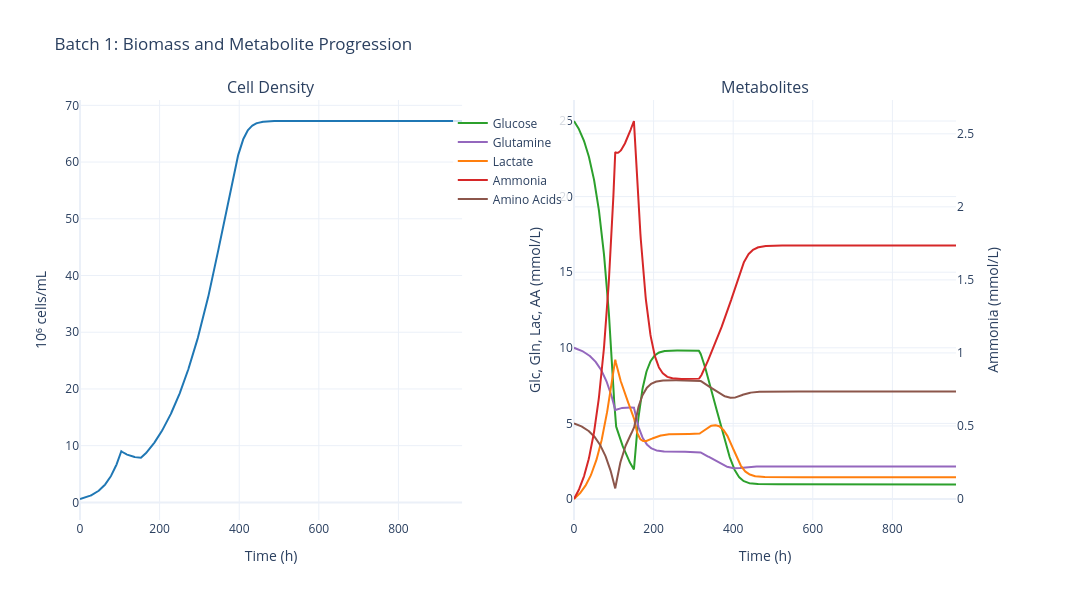

Notebook source saved alongside this figure:
### Code cell
sim.data.plot_biomass_metabolites()

### Figure 1 — Plotly figure (JSON) as saved in the notebook; plotly's stock layout.template omitted (floating-point values rounded to 4 significant figures; data arrays with more than 128 entries replaced by an {"elided": "..."} marker saying what was removed)
{"data": [{"hovertemplate": "Time: %{x:.1f} h<br>Cell Density: %{y:.2f} 10⁶ cells/mL<extra></extra>", "line": {"color": "#1f77b4", "width": 2}, "mode": "lines", "name": "Cell Density", "showlegend": false, "type": "scatter", "x": {"elided": "1015 float values"}, "xaxis": "x", "y": {"elided": "1015 float values"}, "yaxis": "y"}, {"hovertemplate": "Time: %{x:.1f} h<br>Glucose: %{y:.2f} mmol/L<extra></extra>", "line": {"color": "#2ca02c", "width": 2}, "mode": "lines", "name": "Glucose", "type": "scatter", "x": {"elided": "1015 float values"}, "xaxis": "x2", "y": {"elided": "1015 float values"}, "yaxis": "y2"}, {"hovertemplate": "Time: %{x:.1f} h<br>Glutamine: %{y:.2f} mmol/L<extra></extra>", "line": {"color": "#9467bd", "width": 2}, "mode": "lines", "name": "Glutamine", "type": "scatter", "x": {"elided": "1015 float values"}, "xaxis": "x2", "y": {"elided": "1015 float values"}, "yaxis": "y2"}, {"hovertemplate": "Time: %{x:.1f} h<br>Lactate: %{y:.2f} mmol/L<extra></extra>", "line": {"color": "#ff7f0e", "width": 2}, "mode": "lines", "name": "Lactate", "type": "scatter", "x": {"elided": "1015 float values"}, "xaxis": "x2", "y": {"elided": "1015 float values"}, "yaxis": "y2"}, {"hovertemplate": "Time: %{x:.1f} h<br>Ammonia: %{y:.2f} mmol/L<extra></extra>", "line": {"color": "#d62728", "width": 2}, "mode": "lines", "name": "Ammonia", "type": "scatter", "x": {"elided": "1015 float values"}, "xaxis": "x2", "y": {"elided": "1015 float values"}, "yaxis": "y3"}, {"hovertemplate": "Time: %{x:.1f} h<br>Amino Acids: %{y:.2f} mmol/L<extra></extra>", "line": {"color": "#8c564b", "width": 2}, "mode": "lines", "name": "Amino Acids", "type": "scatter", "x": {"elided": "1015 float values"}, "xaxis": "x2", "y": {"elided": "1015 float values"}, "yaxis": "y2"}], "layout": {"annotations": [{"font": {"size": 16}, "showarrow": false, "text": "Cell Density", "x": 0.205, "xanchor": "center", "xref": "paper", "y": 1, "yanchor": "bottom", "yref": "paper"}, {"font": {"size": 16}, "showarrow": false, "text": "Metabolites", "x": 0.735, "xanchor": "center", "xref": "paper", "y": 1, "yanchor": "bottom", "yref": "paper"}], "font": {"size": 12}, "height": 600, "legend": {"bgcolor": "rgba(255,255,255,0.8)", "x": 0.4, "y": 0.98}, "showlegend": true, "title": {"text": "Batch 1: Biomass and Metabolite Progression"}, "width": 1400, "xaxis": {"anchor": "y", "domain": [0, 0.41], "title": {"text": "Time (h)"}}, "xaxis2": {"anchor": "y2", "domain": [0.53, 0.94], "title": {"text": "Time (h)"}}, "yaxis": {"anchor": "x", "domain": [0, 1], "title": {"text": "10⁶ cells/mL"}}, "yaxis2": {"anchor": "x2", "domain": [0, 1], "title": {"text": "Glc, Gln, Lac, AA (mmol/L)"}}, "yaxis3": {"anchor": "x2", "overlaying": "y2", "side": "right", "title": {"text": "Ammonia (mmol/L)"}}}}
